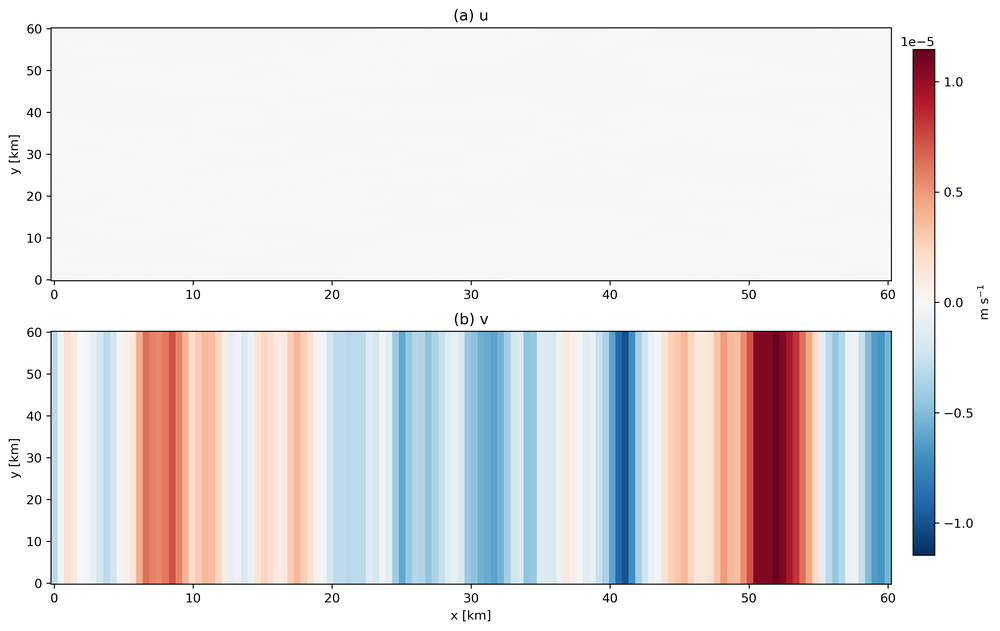
#> input picture examples-unrendered/low_freq_wind_fields.png, 1000 x 631 px, shrunk from 3320 x 2096 before the run
$ python -i common.py   (imports and definitions only)
#> lines starting #> are read from the running program, lines starting #| are printed output that depends on the picture
from math import *

import numpy as np
import scipy.special
from scipy.special import kv as Kv
from tqdm import tqdm

# =====================================================================================================
# =====================================================================================================
#
#                                         KERNELS
#
# =====================================================================================================
# =====================================================================================================


#######################################################################################################
# 	Matérn kernel
#######################################################################################################


# [92 lines left out: functions Mv, Matern_kernel, SM_kernel, GM_kernel, EP_kernel, not called in this run]


# =====================================================================================================
# =====================================================================================================
#
#                                      GAUSSIAN LEVEL-CUT
#
# =====================================================================================================
# =====================================================================================================

from scipy.special import erf, erfc, erfinv, owens_t

#######################################################################################################
# 	Volume fraction to Tau (and vice-versa)
#######################################################################################################


# [44 lines left out: functions vf2tau, tau2vf, Cov2S2, FourierOfGaussian, not called in this run]


#######################################################################################################
# 	Inclusion geometry
#######################################################################################################


def compute_Sphericity(V, A):
    return pi ** (1 / 3) * (6 * V) ** (2 / 3) / A


# =====================================================================================================
# =====================================================================================================
#
#                                       PROBABILITY
#
# =====================================================================================================
# =====================================================================================================

import scipy.fftpack as fft
import scipy.optimize

#######################################################################################################
# 	Basic probability tools
#######################################################################################################


# [133 lines left out: functions Expectation, Variance, SpacialCovariance, compute_ProbaDist, fit_ProbaDist, autocorrelation and 2 more, not called in this run]


def dens_Normal(x, m=0, sigma=1):
    p = 1 / (sqrt(2 * pi) * sigma) * np.exp(-0.5 * ((x - m) / sigma) ** 2)
    return p


# [21 lines left out: functions dens_LogNormal, MC_estimate_Covariance, not called in this run]


# =====================================================================================================

>>> import cv2
>>> picture = cv2.imread('../../../examples-unrendered/low_freq_wind_fields.png', cv2.IMREAD_GRAYSCALE)
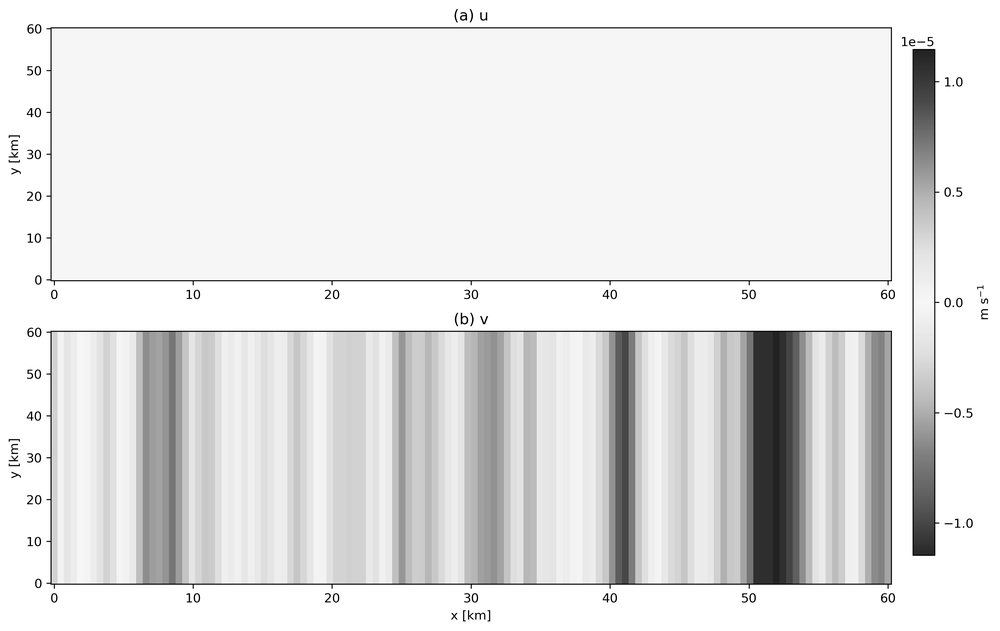
#> picture: shape (631, 1000); min 0, max 255, mean 227.8
>>> result = compute_ProbaDist(picture)
